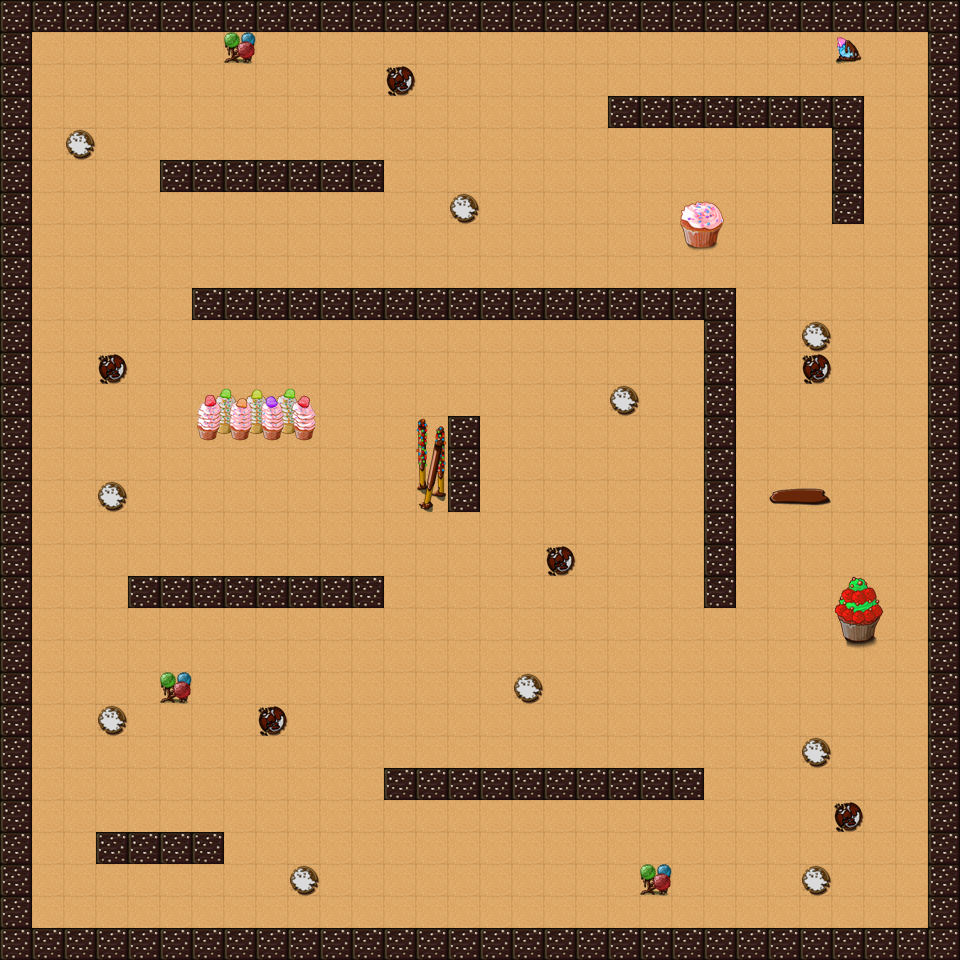

This is a level from a 2D game, rendered from its Tiled map with the project's own tilesets. A one-line summary and the map file follow, with tile-layer data summarised:
An orthogonal 30x30 tile map with 32x32 px tiles, 2 tile layers (Sol, Obstacles).

<map version="1.10" tiledversion="1.10.2" orientation="orthogonal" renderorder="right-down" width="30" height="30" tilewidth="32" tileheight="32" infinite="0" nextlayerid="16" nextobjectid="1">
 <tileset firstgid="1" name="candy_land" tilewidth="32" tileheight="32" tilecount="160" columns="8">
  <image source="candy_land.png" trans="000000" width="256" height="640" />
 </tileset>
 <layer id="13" name="Sol" width="30" height="30">
  <data>[900 cells, 715 non-empty, 1 distinct tile ids]</data>
 </layer>
 <layer id="14" name="Obstacles" width="30" height="30">
  <data>[900 cells, 228 non-empty, 28 distinct tile ids]</data>
 </layer>
</map>